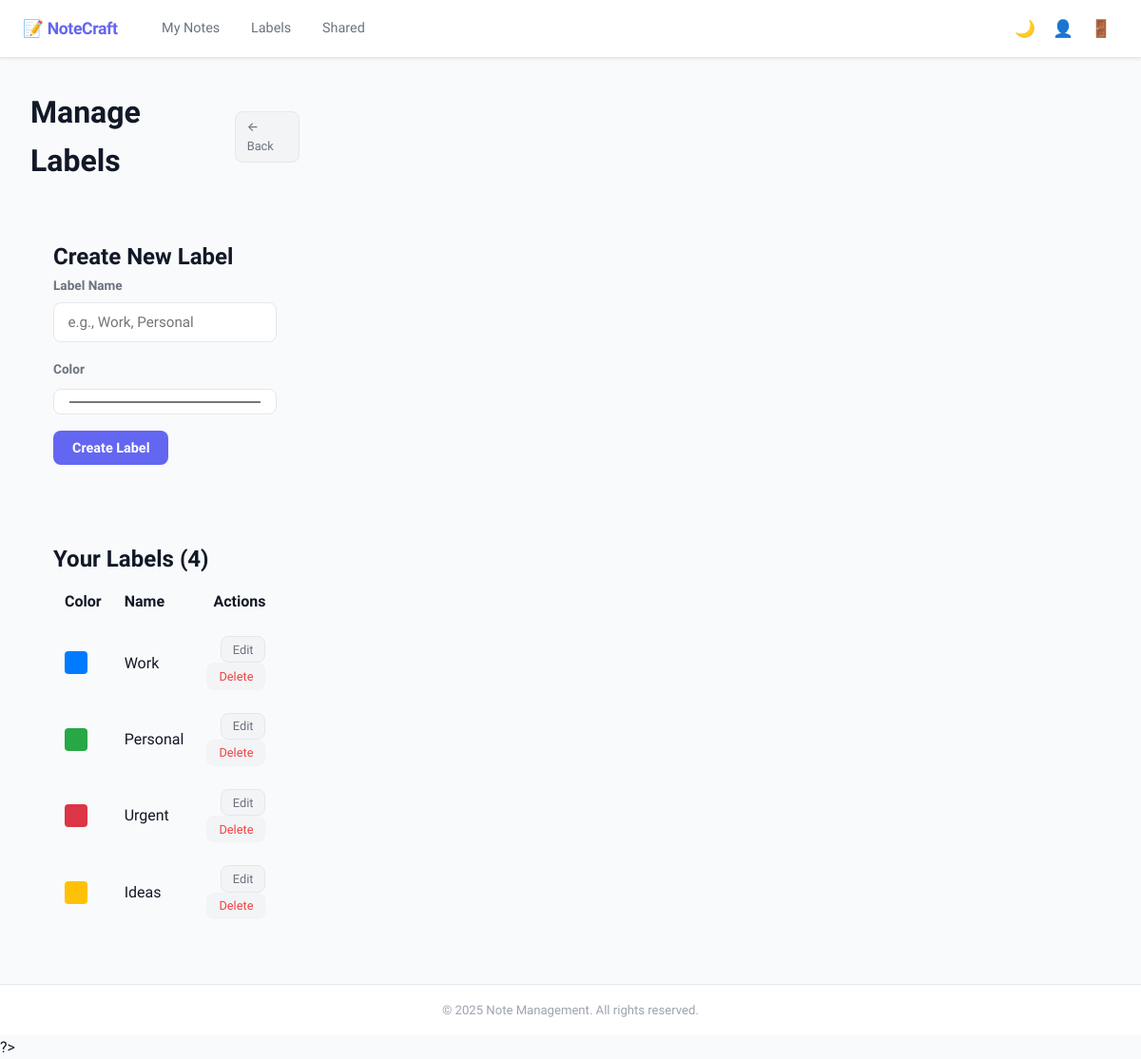
/labels.php (signed in), run on the app's committed database.
### tables this page shows
CREATE TABLE IF NOT EXISTS labels (
    id INT PRIMARY KEY AUTO_INCREMENT,
    user_id INT NOT NULL,
    name VARCHAR(255) NOT NULL,
    color VARCHAR(7) DEFAULT '#999999',
    created_at TIMESTAMP DEFAULT CURRENT_TIMESTAMP,
    updated_at TIMESTAMP DEFAULT CURRENT_TIMESTAMP ON UPDATE CURRENT_TIMESTAMP,
    UNIQUE KEY unique_user_label (user_id, name),
    FOREIGN KEY (user_id) REFERENCES users(id) ON DELETE CASCADE,
    INDEX idx_user_id (user_id)
);

### models/Label.php (called while the page is built, shortened)
<?php
class Label {
    private $pdo;
    public function __construct($pdo) {
        $this->pdo = $pdo;
    }
    public function getUserLabels($userId) {
        try {
            $stmt = $this->pdo->prepare('
                SELECT * FROM labels
                WHERE user_id = :user_id
                ORDER BY created_at ASC
            ');
            $stmt->execute([':user_id' => $userId]);
            return $stmt->fetchAll();
        } catch (Exception $e) {
            return [];
        }
    }
}
?>

### labels.php (the view, shortened to what this page needs)
<?php
require_once __DIR__ . '/config/database.php';
require_once __DIR__ . '/models/Label.php';
$labelModel = new Label($pdo);
$labels = $labelModel->getUserLabels($_SESSION['user_id']);
?>
<!DOCTYPE html>
<html lang="en">
<head>
    <link rel="stylesheet" href="assets/css/style.css">
    <link rel="stylesheet" href="assets/css/responsive.css">
</head>
<body>
    <?php include __DIR__ . '/views/layouts/header.php'; ?>
    <div class="main-container">
        <div class="content" style="max-width: 600px; margin: 0 auto;">
            <div style="display: flex; justify-content: space-between; align-items: center; margin-bottom: 2rem;">
                <h1>Manage Labels</h1>
                <a href="index.php" class="btn-small">← Back</a>
            </div>
            <div style="background: var(--secondary-bg); padding: 1.5rem; border-radius: 8px; margin-bottom: 2rem;">
                <h2>Create New Label</h2>
                <form method="POST">
                    <div class="form-group">
                        <label for="label_name">Label Name</label>
                        <input type="text" id="label_name" name="label_name" placeholder="e.g., Work, Personal" required>
                    </div>
                    <div class="form-group">
                        <label for="label_color">Color</label>
                        <input type="color" id="label_color" name="label_color" value="#999999">
                    </div>
                    <button type="submit" class="btn btn-primary">Create Label</button>
                </form>
            </div>
            <div style="background: var(--secondary-bg); padding: 1.5rem; border-radius: 8px;">
                <h2>Your Labels (<?= count($labels); ?>)</h2>
                <?php if (empty($labels)): ?>
                    <p style="color: var(--text-light);">No labels yet. Create one above!</p>
                <?php else: ?>
                    <table style="width: 100%; border-collapse: collapse;">
                        <thead>
                            <tr style="border-bottom: 2px solid var(--border-color);">
                                <th style="text-align: left; padding: 0.75rem; color: var(--text-light);">Color</th>
                                <th style="text-align: left; padding: 0.75rem; color: var(--text-light);">Name</th>
                                <th style="text-align: right; padding: 0.75rem; color: var(--text-light);">Actions</th>
                            </tr>
                        </thead>
                        <tbody>
                            <?php foreach ($labels as $label): ?>
                                <tr style="border-bottom: 1px solid var(--border-color);">
                                    <td style="padding: 0.75rem;">
                                        <div style="width: 24px; height: 24px; background-color: <?= htmlspecialchars($label['color']); ?>; border-radius: 4px;"></div>
                                    </td>
                                    <td style="padding: 0.75rem;"><?= htmlspecialchars($label['name']); ?></td>
                                    <td style="padding: 0.75rem; text-align: right;">
                                        <button type="button" class="btn-small" onclick="editLabel(<?= $label['id']; ?>)">Edit</button>
                                        <form method="POST" style="display: inline;">
                                            <button type="submit" class="btn-small btn-delete" onclick="return confirm('Delete this label?')">Delete</button>
                                        </form>
                                    </td>
                                </tr>
                            <?php endforeach; ?>
                        </tbody>
                    </table>
                <?php endif; ?>
            </div>
        </div>
    </div>
    <?php include __DIR__ . '/views/layouts/footer.php'; ?>
</body>
</html>

### assets/css/style.css (style rules this page uses)
:root { --accent: #6366f1; --accent-hover: #4f46e5; --accent-soft: rgba(99,102,241,0.12); --danger: #ef4444; --danger-soft: rgba(239,68,68,0.1); --success: #10b981; --warning: #f59e0b; --bg: #f9fafb; --surface: #ffffff; --surface2: #f3f4f6; --border: #e5e7eb; --text: #111827; --text-2: #6b7280; --text-3: #9ca3af; --shadow-sm: 0 1px 3px rgba(0,0,0,0.08); --shadow: 0 4px 16px rgba(0,0,0,0.08); --shadow-lg: 0 8px 32px rgba(0,0,0,0.12); --radius: 12px; --radius-sm: 8px; --radius-pill: 999px; }
body.theme-light { --bg: #f9fafb; --surface: #ffffff; --surface2: #f3f4f6; --border: #e5e7eb; --text: #111827; --text-2: #6b7280; }
* { margin: 0; padding: 0; box-sizing: border-box; }
html { scroll-behavior: smooth; }
body { font-family: 'Sora', -apple-system, sans-serif; background: var(--bg); color: var(--text); transition: background 0.3s, color 0.3s; line-height: 1.6; min-height: 100vh; }
.main-container { display: grid; grid-template-columns: 240px 1fr; max-width: 1400px; margin: 0 auto; min-height: calc(100vh - 60px); }
.content { padding: 2rem; background: var(--bg); }
.btn { padding: 0.6rem 1.25rem; border: none; border-radius: var(--radius-sm); font-size: 0.9rem; font-family: inherit; cursor: pointer; transition: all 0.2s; font-weight: 600; display: inline-flex; align-items: center; gap: 0.4rem; }
.btn-primary { background: var(--accent); color: white; }
.btn-small { padding: 0.35rem 0.75rem; font-size: 0.8rem; border: 1px solid var(--border); border-radius: var(--radius-sm); background: var(--surface2); color: var(--text-2); cursor: pointer; transition: all 0.2s; text-decoration: none; display: inline-flex; align-items: center; font-family: inherit; font-weight: 500; }
.btn-small.btn-delete { border-color: transparent; color: var(--danger); }
.form-group { margin-bottom: 1.1rem; }
.form-group label { display: block; margin-bottom: 0.4rem; font-weight: 600; font-size: 0.85rem; color: var(--text-2); }
.form-group input, .form-group textarea, .form-group select { width: 100%; padding: 0.7rem 0.9rem; border: 1.5px solid var(--border); border-radius: var(--radius-sm); font-size: 0.95rem; font-family: inherit; background: var(--surface); color: var(--text); transition: all 0.2s; }

### data on the page
labels: name "Work"
labels: name "Personal"
labels: name "Urgent"
labels: name "Ideas"

### other printed values
count($labels) "4"
